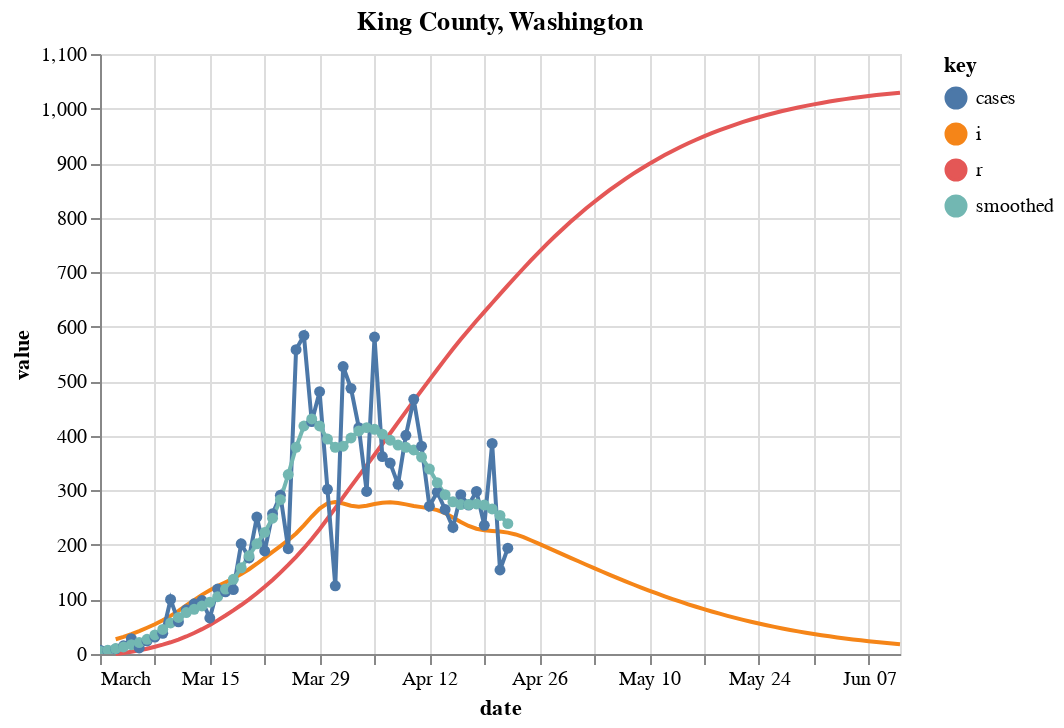

Notebook code for this chart:
### Code cell
fm = "prd_ets"
c = [county_state("King", "Washington")]
sir_df = county_sir(c, horizon=50, forecast_method=fm, fudge_factor=3)

# Plot forecast
fig, axes = plt.subplots(nrows=1, ncols=1, figsize=(1200/72,400/72))
fig.set_facecolor('w')
plot_rt_fc(sir_df, axes, c, forecast_method=fm)
plot_actuals_sir(sir_df, str(c[0].county + " County, " + c[0].state))

### Figure 1 — Vega-Lite specification as saved in the notebook (floating-point values rounded to 4 significant figures)
{"config": {"view": {"continuousWidth": 400, "continuousHeight": 300}}, "layer": [{"mark": "line", "encoding": {"color": {"type": "nominal", "field": "key"}, "x": {"type": "temporal", "field": "date"}, "y": {"type": "quantitative", "field": "value"}}, "title": "King County, Washington", "transform": [{"fold": ["i", "r"]}]}, {"mark": {"type": "line", "clip": true, "point": true}, "encoding": {"color": {"type": "nominal", "field": "key"}, "x": {"type": "temporal", "field": "date"}, "y": {"type": "quantitative", "field": "value"}}, "title": "King County, Washington", "transform": [{"fold": ["cases", "smoothed"]}]}], "data": {"name": "data-c58cf0da8280f6f352a1f245ae196ee8"}, "$schema": "https://vega.github.io/schema/vega-lite/v4.8.1.json", "datasets": {"data-c58cf0da8280f6f352a1f245ae196ee8": [{"date_str": "2020-03-01", "ML": 3.0, "Low_75": 1.3, "High_75": 5.44, "cases": 7.0, "smoothed": 5.0, "date": "2020-03-01T00:00:00", "fcst": 0.0, "prd_lin": 2.797, "prd_spln": 5.749, "prd_ets": null, "prd_loess": 3.388, "s": null, "i": null, "r": null, "b": null}, {"date_str": "2020-03-02", "ML": 3.12, "Low_75": 1.6, "High_75": 4.87, "cases": 6.0, "smoothed": 7.0, "date": "2020-03-02T00:00:00", "fcst": 0.0, "prd_lin": 2.75, "prd_spln": 4.558, "prd_ets": null, "prd_loess": 3.288, "s": null, "i": null, "r": null, "b": null}, {"date_str": "2020-03-03", "ML": 3.25, "Low_75": 1.83, "High_75": 4.63, "cases": 9.0, "smoothed": 10.0, "date": "2020-03-03T00:00:00", "fcst": 0.0, "prd_lin": 2.704, "prd_spln": 3.962, "prd_ets": null, "prd_loess": 3.19, "s": 19960.0, "i": 27.0, "r": 0.0, "b": 1.163e-05}, {"date_str": "2020-03-04", "ML": 3.13, "Low_75": 1.91, "High_75": 4.28, "cases": 15.0, "smoothed": 13.0, "date": "2020-03-04T00:00:00", "fcst": 0.0, "prd_lin": 2.657, "prd_spln": 3.578, "prd_ets": null, "prd_loess": 3.094, "s": 19950.0, "i": 31.34, "r": 1.929, "b": 1.163e-05}, {"date_str": "2020-03-05", "ML": 3.06, "Low_75": 1.99, "High_75": 4.05, "cases": 28.0, "smoothed": 17.0, "date": "2020-03-05T00:00:00", "fcst": 0.0, "prd_lin": 2.61, "prd_spln": 3.301, "prd_ets": null, "prd_loess": 3.0, "s": 19940.0, "i": 36.37, "r": 4.167, "b": 1.121e-05}, {"date_str": "2020-03-06", "ML": 2.89, "Low_75": 1.96, "High_75": 3.77, "cases": 11.0, "smoothed": 21.0, "date": "2020-03-06T00:00:00", "fcst": 0.0, "prd_lin": 2.563, "prd_spln": 3.087, "prd_ets": 2.857, "prd_loess": 2.908, "s": 19930.0, "i": 41.9, "r": 6.765, "b": 1.096e-05}, {"date_str": "2020-03-07", "ML": 2.86, "Low_75": 2.0, "High_75": 3.62, "cases": 24.0, "smoothed": 27.0, "date": "2020-03-07T00:00:00", "fcst": 0.0, "prd_lin": 2.516, "prd_spln": 2.914, "prd_ets": 2.753, "prd_loess": 2.818, "s": 19930.0, "i": 48.07, "r": 9.758, "b": 1.036e-05}, {"date_str": "2020-03-08", "ML": 2.84, "Low_75": 2.04, "High_75": 3.5, "cases": 31.0, "smoothed": 35.0, "date": "2020-03-08T00:00:00", "fcst": 0.0, "prd_lin": 2.469, "prd_spln": 2.767, "prd_ets": 2.737, "prd_loess": 2.729, "s": 19920.0, "i": 54.55, "r": 13.19, "b": 1.025e-05}, {"date_str": "2020-03-09", "ML": 2.82, "Low_75": 2.13, "High_75": 3.44, "cases": 38.0, "smoothed": 45.0, "date": "2020-03-09T00:00:00", "fcst": 0.0, "prd_lin": 2.422, "prd_spln": 2.64, "prd_ets": 2.73, "prd_loess": 2.643, "s": 19900.0, "i": 61.79, "r": 17.09, "b": 1.019e-05}, {"date_str": "2020-03-10", "ML": 2.77, "Low_75": 2.12, "High_75": 3.31, "cases": 100.0, "smoothed": 57.0, "date": "2020-03-10T00:00:00", "fcst": 0.0, "prd_lin": 2.375, "prd_spln": 2.526, "prd_ets": 2.721, "prd_loess": 2.558, "s": 19890.0, "i": 69.91, "r": 21.5, "b": 1.012e-05}, {"date_str": "2020-03-11", "ML": 2.56, "Low_75": 1.99, "High_75": 3.08, "cases": 59.0, "smoothed": 67.0, "date": "2020-03-11T00:00:00", "fcst": 0.0, "prd_lin": 2.328, "prd_spln": 2.423, "prd_ets": 2.68, "prd_loess": 2.476, "s": 19880.0, "i": 78.99, "r": 26.5, "b": 9.947e-06}, {"date_str": "2020-03-12", "ML": 2.35, "Low_75": 1.8, "High_75": 2.82, "cases": 81.0, "smoothed": 76.0, "date": "2020-03-12T00:00:00", "fcst": 0.0, "prd_lin": 2.282, "prd_spln": 2.329, "prd_ets": 2.473, "prd_loess": 2.395, "s": 19860.0, "i": 88.96, "r": 32.14, "b": 9.199e-06}, {"date_str": "2020-03-13", "ML": 2.09, "Low_75": 1.58, "High_75": 2.55, "cases": 92.0, "smoothed": 82.0, "date": "2020-03-13T00:00:00", "fcst": 0.0, "prd_lin": 2.235, "prd_spln": 2.241, "prd_ets": 2.266, "prd_loess": 2.316, "s": 19850.0, "i": 98.86, "r": 38.49, "b": 8.451e-06}, {"date_str": "2020-03-14", "ML": 1.91, "Low_75": 1.4, "High_75": 2.34, "cases": 98.0, "smoothed": 88.0, "date": "2020-03-14T00:00:00", "fcst": 0.0, "prd_lin": 2.188, "prd_spln": 2.159, "prd_ets": 2.007, "prd_loess": 2.239, "s": 19830.0, "i": 108.4, "r": 45.55, "b": 7.522e-06}, {"date_str": "2020-03-15", "ML": 1.79, "Low_75": 1.27, "High_75": 2.19, "cases": 66.0, "smoothed": 95.0, "date": "2020-03-15T00:00:00", "fcst": 0.0, "prd_lin": 2.141, "prd_spln": 2.082, "prd_ets": 1.831, "prd_loess": 2.164, "s": 19810.0, "i": 116.8, "r": 53.3, "b": 6.88e-06}, {"date_str": "2020-03-16", "ML": 1.76, "Low_75": 1.29, "High_75": 2.18, "cases": 119.0, "smoothed": 105.0, "date": "2020-03-16T00:00:00", "fcst": 0.0, "prd_lin": 2.094, "prd_spln": 2.009, "prd_ets": 1.715, "prd_loess": 2.09, "s": 19800.0, "i": 124.4, "r": 61.64, "b": 6.453e-06}, {"date_str": "2020-03-17", "ML": 1.8, "Low_75": 1.31, "High_75": 2.18, "cases": 114.0, "smoothed": 119.0, "date": "2020-03-17T00:00:00", "fcst": 0.0, "prd_lin": 2.047, "prd_spln": 1.941, "prd_ets": 1.693, "prd_loess": 2.018, "s": 19780.0, "i": 131.4, "r": 70.52, "b": 6.35e-06}, {"date_str": "2020-03-18", "ML": 1.86, "Low_75": 1.43, "High_75": 2.26, "cases": 118.0, "smoothed": 137.0, "date": "2020-03-18T00:00:00", "fcst": 0.0, "prd_lin": 2.0, "prd_spln": 1.875, "prd_ets": 1.741, "prd_loess": 1.948, "s": 19760.0, "i": 138.5, "r": 79.91, "b": 6.5e-06}, {"date_str": "2020-03-19", "ML": 1.91, "Low_75": 1.47, "High_75": 2.27, "cases": 202.0, "smoothed": 158.0, "date": "2020-03-19T00:00:00", "fcst": 0.0, "prd_lin": 1.953, "prd_spln": 1.813, "prd_ets": 1.809, "prd_loess": 1.88, "s": 19750.0, "i": 146.4, "r": 89.8, "b": 6.722e-06}, {"date_str": "2020-03-20", "ML": 1.91, "Low_75": 1.52, "High_75": 2.28, "cases": 176.0, "smoothed": 180.0, "date": "2020-03-20T00:00:00", "fcst": 0.0, "prd_lin": 1.906, "prd_spln": 1.753, "prd_ets": 1.866, "prd_loess": 1.814, "s": 19730.0, "i": 155.4, "r": 100.3, "b": 6.909e-06}, {"date_str": "2020-03-21", "ML": 1.87, "Low_75": 1.48, "High_75": 2.21, "cases": 251.0, "smoothed": 202.0, "date": "2020-03-21T00:00:00", "fcst": 0.0, "prd_lin": 1.86, "prd_spln": 1.696, "prd_ets": 1.871, "prd_loess": 1.75, "s": 19710.0, "i": 165.5, "r": 111.4, "b": 6.916e-06}, {"date_str": "2020-03-22", "ML": 1.79, "Low_75": 1.39, "High_75": 2.1, "cases": 189.0, "smoothed": 223.0, "date": "2020-03-22T00:00:00", "fcst": 0.0, "prd_lin": 1.813, "prd_spln": 1.641, "prd_ets": 1.834, "prd_loess": 1.687, "s": 19680.0, "i": 176.2, "r": 123.2, "b": 6.778e-06}, {"date_str": "2020-03-23", "ML": 1.78, "Low_75": 1.42, "High_75": 2.1, "cases": 257.0, "smoothed": 249.0, "date": "2020-03-23T00:00:00", "fcst": 0.0, "prd_lin": 1.766, "prd_spln": 1.588, "prd_ets": 1.756, "prd_loess": 1.627, "s": 19660.0, "i": 187.1, "r": 135.8, "b": 6.496e-06}, {"date_str": "2020-03-24", "ML": 1.83, "Low_75": 1.46, "High_75": 2.12, "cases": 291.0, "smoothed": 283.0, "date": "2020-03-24T00:00:00", "fcst": 0.0, "prd_lin": 1.719, "prd_spln": 1.537, "prd_ets": 1.749, "prd_loess": 1.568, "s": 19640.0, "i": 197.7, "r": 149.1, "b": 6.467e-06}, {"date_str": "2020-03-25", "ML": 1.94, "Low_75": 1.58, "High_75": 2.21, "cases": 193.0, "smoothed": 329.0, "date": "2020-03-25T00:00:00", "fcst": 0.0, "prd_lin": 1.672, "prd_spln": 1.488, "prd_ets": 1.804, "prd_loess": 1.511, "s": 19610.0, "i": 208.6, "r": 163.2, "b": 6.657e-06}, {"date_str": "2020-03-26", "ML": 1.97, "Low_75": 1.62, "High_75": 2.22, "cases": 558.0, "smoothed": 379.0, "date": "2020-03-26T00:00:00", "fcst": 0.0, "prd_lin": 1.625, "prd_spln": 1.441, "prd_ets": 1.92, "prd_loess": 1.457, "s": 19580.0, "i": 221.0, "r": 178.1, "b": 7.066e-06}, {"date_str": "2020-03-27", "ML": 1.82, "Low_75": 1.51, "High_75": 2.08, "cases": 584.0, "smoothed": 418.0, "date": "2020-03-27T00:00:00", "fcst": 0.0, "prd_lin": 1.578, "prd_spln": 1.396, "prd_ets": 1.953, "prd_loess": 1.405, "s": 19550.0, "i": 235.8, "r": 193.9, "b": 7.185e-06}, {"date_str": "2020-03-28", "ML": 1.5, "Low_75": 1.18, "High_75": 1.74, "cases": 426.0, "smoothed": 431.0, "date": "2020-03-28T00:00:00", "fcst": 0.0, "prd_lin": 1.531, "prd_spln": 1.351, "prd_ets": 1.8, "prd_loess": 1.355, "s": 19520.0, "i": 252.0, "r": 210.8, "b": 6.648e-06}, {"date_str": "2020-03-29", "ML": 1.13, "Low_75": 0.82, "High_75": 1.38, "cases": 481.0, "smoothed": 418.0, "date": "2020-03-29T00:00:00", "fcst": 0.0, "prd_lin": 1.484, "prd_spln": 1.309, "prd_ets": 1.473, "prd_loess": 1.308, "s": 19490.0, "i": 266.8, "r": 228.8, "b": 5.489e-06}, {"date_str": "2020-03-30", "ML": 0.86, "Low_75": 0.54, "High_75": 1.11, "cases": 302.0, "smoothed": 394.0, "date": "2020-03-30T00:00:00", "fcst": 0.0, "prd_lin": 1.438, "prd_spln": 1.268, "prd_ets": 1.094, "prd_loess": 1.26, "s": 19460.0, "i": 276.2, "r": 247.8, "b": 4.142e-06}, {"date_str": "2020-03-31", "ML": 0.79, "Low_75": 0.48, "High_75": 1.06, "cases": 125.0, "smoothed": 379.0, "date": "2020-03-31T00:00:00", "fcst": 0.0, "prd_lin": 1.391, "prd_spln": 1.228, "prd_ets": 0.8195, "prd_loess": 1.212, "s": 19440.0, "i": 278.8, "r": 267.6, "b": 3.157e-06}, {"date_str": "2020-04-01", "ML": 0.91, "Low_75": 0.58, "High_75": 1.17, "cases": 527.0, "smoothed": 381.0, "date": "2020-04-01T00:00:00", "fcst": 0.0, "prd_lin": 1.344, "prd_spln": 1.189, "prd_ets": 0.7517, "prd_loess": 1.166, "s": 19420.0, "i": 276.0, "r": 287.5, "b": 2.903e-06}, {"date_str": "2020-04-02", "ML": 1.09, "Low_75": 0.79, "High_75": 1.37, "cases": 487.0, "smoothed": 396.0, "date": "2020-04-02T00:00:00", "fcst": 0.0, "prd_lin": 1.297, "prd_spln": 1.151, "prd_ets": 0.8796, "prd_loess": 1.123, "s": 19400.0, "i": 271.8, "r": 307.2, "b": 3.347e-06}, {"date_str": "2020-04-03", "ML": 1.16, "Low_75": 0.82, "High_75": 1.4, "cases": 415.0, "smoothed": 409.0, "date": "2020-04-03T00:00:00", "fcst": 0.0, "prd_lin": 1.25, "prd_spln": 1.115, "prd_ets": 1.068, "prd_loess": 1.083, "s": 19390.0, "i": 270.0, "r": 326.6, "b": 4.012e-06}, {"date_str": "2020-04-04", "ML": 1.13, "Low_75": 0.81, "High_75": 1.38, "cases": 298.0, "smoothed": 415.0, "date": "2020-04-04T00:00:00", "fcst": 0.0, "prd_lin": 1.203, "prd_spln": 1.08, "prd_ets": 1.143, "prd_loess": 1.045, "s": 19370.0, "i": 271.8, "r": 345.9, "b": 4.274e-06}, {"date_str": "2020-04-05", "ML": 1.04, "Low_75": 0.72, "High_75": 1.29, "cases": 581.0, "smoothed": 412.0, "date": "2020-04-05T00:00:00", "fcst": 0.0, "prd_lin": 1.156, "prd_spln": 1.046, "prd_ets": 1.114, "prd_loess": 1.009, "s": 19340.0, "i": 274.8, "r": 365.3, "b": 4.168e-06}, {"date_str": "2020-04-06", "ML": 0.94, "Low_75": 0.63, "High_75": 1.2, "cases": 362.0, "smoothed": 403.0, "date": "2020-04-06T00:00:00", "fcst": 0.0, "prd_lin": 1.109, "prd_spln": 1.014, "prd_ets": 1.023, "prd_loess": 0.9751, "s": 19320.0, "i": 277.4, "r": 384.9, "b": 3.84e-06}, {"date_str": "2020-04-07", "ML": 0.87, "Low_75": 0.54, "High_75": 1.12, "cases": 350.0, "smoothed": 392.0, "date": "2020-04-07T00:00:00", "fcst": 0.0, "prd_lin": 1.062, "prd_spln": 0.982, "prd_ets": 0.9216, "prd_loess": 0.9435, "s": 19300.0, "i": 278.1, "r": 404.7, "b": 3.475e-06}, {"date_str": "2020-04-08", "ML": 0.85, "Low_75": 0.55, "High_75": 1.13, "cases": 311.0, "smoothed": 383.0, "date": "2020-04-08T00:00:00", "fcst": 0.0, "prd_lin": 1.016, "prd_spln": 0.9515, "prd_ets": 0.8514, "prd_loess": 0.914, "s": 19280.0, "i": 276.9, "r": 424.6, "b": 3.22e-06}, {"date_str": "2020-04-09", "ML": 0.89, "Low_75": 0.55, "High_75": 1.14, "cases": 401.0, "smoothed": 379.0, "date": "2020-04-09T00:00:00", "fcst": 0.0, "prd_lin": 0.9687, "prd_spln": 0.922, "prd_ets": 0.8328, "prd_loess": 0.8867, "s": 19260.0, "i": 274.3, "r": 444.4, "b": 3.149e-06}, {"date_str": "2020-04-10", "ML": 0.9, "Low_75": 0.57, "High_75": 1.16, "cases": 467.0, "smoothed": 374.0, "date": "2020-04-10T00:00:00", "fcst": 0.0, "prd_lin": 0.9218, "prd_spln": 0.8934, "prd_ets": 0.8759, "prd_loess": 0.8614, "s": 19250.0, "i": 271.4, "r": 464.0, "b": 3.3e-06}, {"date_str": "2020-04-11", "ML": 0.82, "Low_75": 0.52, "High_75": 1.11, "cases": 381.0, "smoothed": 361.0, "date": "2020-04-11T00:00:00", "fcst": 0.0, "prd_lin": 0.8749, "prd_spln": 0.8658, "prd_ets": 0.8878, "prd_loess": 0.8383, "s": 19230.0, "i": 269.2, "r": 483.4, "b": 3.34e-06}, {"date_str": "2020-04-12", "ML": 0.7, "Low_75": 0.37, "High_75": 0.97, "cases": 271.0, "smoothed": 339.0, "date": "2020-04-12T00:00:00", "fcst": 0.0, "prd_lin": 0.828, "prd_spln": 0.8391, "prd_ets": 0.8066, "prd_loess": 0.8173, "s": 19210.0, "i": 267.3, "r": 502.6, "b": 3.046e-06}, {"date_str": "2020-04-13", "ML": 0.58, "Low_75": 0.23, "High_75": 0.84, "cases": 297.0, "smoothed": 314.0, "date": "2020-04-13T00:00:00", "fcst": 0.0, "prd_lin": 0.7811, "prd_spln": 0.8133, "prd_ets": 0.6843, "prd_loess": 0.7985, "s": 19200.0, "i": 263.8, "r": 521.7, "b": 2.602e-06}, {"date_str": "2020-04-14", "ML": 0.53, "Low_75": 0.2, "High_75": 0.81, "cases": 265.0, "smoothed": 292.0, "date": "2020-04-14T00:00:00", "fcst": 0.0, "prd_lin": 0.7343, "prd_spln": 0.7883, "prd_ets": 0.5623, "prd_loess": 0.7817, "s": 19180.0, "i": 258.2, "r": 540.5, "b": 2.158e-06}, {"date_str": "2020-04-15", "ML": 0.58, "Low_75": 0.25, "High_75": 0.88, "cases": 232.0, "smoothed": 279.0, "date": "2020-04-15T00:00:00", "fcst": 0.0, "prd_lin": 0.6874, "prd_spln": 0.7642, "prd_ets": 0.5126, "prd_loess": 0.7671, "s": 19170.0, "i": 250.4, "r": 559.0, "b": 1.973e-06}, {"date_str": "2020-04-16", "ML": 0.7, "Low_75": 0.36, "High_75": 1.01, "cases": 292.0, "smoothed": 274.0, "date": "2020-04-16T00:00:00", "fcst": 0.0, "prd_lin": 0.6405, "prd_spln": 0.7408, "prd_ets": 0.5661, "prd_loess": 0.7546, "s": 19160.0, "i": 242.0, "r": 576.9, "b": 2.161e-06}, {"date_str": "2020-04-17", "ML": 0.83, "Low_75": 0.46, "High_75": 1.12, "cases": 273.0, "smoothed": 274.0, "date": "2020-04-17T00:00:00", "fcst": 0.0, "prd_lin": 0.5936, "prd_spln": 0.7181, "prd_ets": 0.6913, "prd_loess": 0.7443, "s": 19150.0, "i": 234.7, "r": 594.2, "b": 2.609e-06}, {"date_str": "2020-04-18", "ML": 0.92, "Low_75": 0.54, "High_75": 1.2, "cases": 298.0, "smoothed": 275.0, "date": "2020-04-18T00:00:00", "fcst": 0.0, "prd_lin": 0.5467, "prd_spln": 0.6962, "prd_ets": 0.8263, "prd_loess": 0.7361, "s": 19140.0, "i": 229.7, "r": 610.9, "b": 3.095e-06}, {"date_str": "2020-04-19", "ML": 0.93, "Low_75": 0.55, "High_75": 1.21, "cases": 236.0, "smoothed": 273.0, "date": "2020-04-19T00:00:00", "fcst": 0.0, "prd_lin": 0.4998, "prd_spln": 0.6749, "prd_ets": 0.9195, "prd_loess": 0.7301, "s": 19130.0, "i": 226.9, "r": 627.3, "b": 3.433e-06}, {"date_str": "2020-04-20", "ML": 0.88, "Low_75": 0.5, "High_75": 1.16, "cases": 386.0, "smoothed": 266.0, "date": "2020-04-20T00:00:00", "fcst": 0.0, "prd_lin": 0.4529, "prd_spln": 0.6543, "prd_ets": 0.9299, "prd_loess": 0.7263, "s": 19110.0, "i": 225.6, "r": 643.5, "b": 3.473e-06}, {"date_str": "2020-04-21", "ML": 0.79, "Low_75": 0.44, "High_75": 1.1, "cases": 154.0, "smoothed": 254.0, "date": "2020-04-21T00:00:00", "fcst": 0.0, "prd_lin": 0.406, "prd_spln": 0.6343, "prd_ets": 0.8784, "prd_loess": 0.7247, "s": 19100.0, "i": 224.5, "r": 659.7, "b": 3.289e-06}, {"date_str": "2020-04-22", "ML": 0.69, "Low_75": 0.32, "High_75": 0.99, "cases": 194.0, "smoothed": 239.0, "date": "2020-04-22T00:00:00", "fcst": 0.0, "prd_lin": 0.2653, "prd_spln": 0.615, "prd_ets": 0.7857, "prd_loess": 0.7253, "s": 19080.0, "i": 222.5, "r": 675.7, "b": 2.955e-06}, {"date_str": "2020-04-23", "ML": null, "Low_75": null, "High_75": null, "cases": null, "smoothed": null, "date": "2020-04-23T00:00:00", "fcst": 1.0, "prd_lin": 0.2431, "prd_spln": 0.5962, "prd_ets": 0.6831, "prd_loess": 0.728, "s": 19070.0, "i": 219.2, "r": 691.6, "b": 2.582e-06}, {"date_str": "2020-04-24", "ML": null, "Low_75": null, "High_75": null, "cases": null, "smoothed": null, "date": "2020-04-24T00:00:00", "fcst": 1.0, "prd_lin": 0.221, "prd_spln": 0.578, "prd_ets": 0.6767, "prd_loess": 0.733, "s": 19060.0, "i": 214.3, "r": 707.2, "b": 2.233e-06}, {"date_str": "2020-04-25", "ML": null, "Low_75": null, "High_75": null, "cases": null, "smoothed": null, "date": "2020-04-25T00:00:00", "fcst": 1.0, "prd_lin": 0.1991, "prd_spln": 0.5603, "prd_ets": 0.6708, "prd_loess": 0.7402, "s": 19050.0, "i": 208.1, "r": 722.5, "b": 2.166e-06}, {"date_str": "2020-04-26", "ML": null, "Low_75": null, "High_75": null, "cases": null, "smoothed": null, "date": "2020-04-26T00:00:00", "fcst": 1.0, "prd_lin": 0.1776, "prd_spln": 0.5431, "prd_ets": 0.6653, "prd_loess": 0.7495, "s": 19040.0, "i": 201.9, "r": 737.4, "b": 2.101e-06}, {"date_str": "2020-04-27", "ML": null, "Low_75": null, "High_75": null, "cases": null, "smoothed": null, "date": "2020-04-27T00:00:00", "fcst": 1.0, "prd_lin": 0.1565, "prd_spln": 0.5264, "prd_ets": 0.6603, "prd_loess": 0.761, "s": 19040.0, "i": 195.5, "r": 751.8, "b": 2.037e-06}, {"date_str": "2020-04-28", "ML": null, "Low_75": null, "High_75": null, "cases": null, "smoothed": null, "date": "2020-04-28T00:00:00", "fcst": 1.0, "prd_lin": 0.136, "prd_spln": 0.5102, "prd_ets": 0.6557, "prd_loess": 0.7747, "s": 19030.0, "i": 189.1, "r": 765.8, "b": 1.975e-06}, {"date_str": "2020-04-29", "ML": null, "Low_75": null, "High_75": null, "cases": null, "smoothed": null, "date": "2020-04-29T00:00:00", "fcst": 1.0, "prd_lin": 0.1163, "prd_spln": 0.4944, "prd_ets": 0.6514, "prd_loess": 0.7906, "s": 19020.0, "i": 182.7, "r": 779.3, "b": 1.915e-06}, {"date_str": "2020-04-30", "ML": null, "Low_75": null, "High_75": null, "cases": null, "smoothed": null, "date": "2020-04-30T00:00:00", "fcst": 1.0, "prd_lin": 0.0973, "prd_spln": 0.479, "prd_ets": 0.6474, "prd_loess": 0.8087, "s": 19010.0, "i": 176.3, "r": 792.4, "b": 1.857e-06}, {"date_str": "2020-05-01", "ML": null, "Low_75": null, "High_75": null, "cases": null, "smoothed": null, "date": "2020-05-01T00:00:00", "fcst": 1.0, "prd_lin": 0.07929, "prd_spln": 0.4641, "prd_ets": 0.6438, "prd_loess": 0.829, "s": 19010.0, "i": 170.0, "r": 805.0, "b": 1.799e-06}, {"date_str": "2020-05-02", "ML": null, "Low_75": null, "High_75": null, "cases": null, "smoothed": null, "date": "2020-05-02T00:00:00", "fcst": 1.0, "prd_lin": 0.06233, "prd_spln": 0.4495, "prd_ets": 0.6404, "prd_loess": 0.8514, "s": 19000.0, "i": 163.6, "r": 817.1, "b": 1.744e-06}, {"date_str": "2020-05-03", "ML": null, "Low_75": null, "High_75": null, "cases": null, "smoothed": null, "date": "2020-05-03T00:00:00", "fcst": 1.0, "prd_lin": 0.04654, "prd_spln": 0.4353, "prd_ets": 0.6373, "prd_loess": 0.876, "s": 19000.0, "i": 157.4, "r": 828.8, "b": 1.69e-06}, {"date_str": "2020-05-04", "ML": null, "Low_75": null, "High_75": null, "cases": null, "smoothed": null, "date": "2020-05-04T00:00:00", "fcst": 1.0, "prd_lin": 0.03204, "prd_spln": 0.4214, "prd_ets": 0.6345, "prd_loess": 0.9027, "s": 18990.0, "i": 151.2, "r": 840.0, "b": 1.637e-06}, {"date_str": "2020-05-05", "ML": null, "Low_75": null, "High_75": null, "cases": null, "smoothed": null, "date": "2020-05-05T00:00:00", "fcst": 1.0, "prd_lin": 0.01895, "prd_spln": 0.4079, "prd_ets": 0.6319, "prd_loess": 0.9316, "s": 18990.0, "i": 145.1, "r": 850.8, "b": 1.585e-06}, {"date_str": "2020-05-06", "ML": null, "Low_75": null, "High_75": null, "cases": null, "smoothed": null, "date": "2020-05-06T00:00:00", "fcst": 1.0, "prd_lin": 0.007384, "prd_spln": 0.3947, "prd_ets": 0.6294, "prd_loess": 0.9627, "s": 18980.0, "i": 139.1, "r": 861.2, "b": 1.534e-06}, {"date_str": "2020-05-07", "ML": null, "Low_75": null, "High_75": null, "cases": null, "smoothed": null, "date": "2020-05-07T00:00:00", "fcst": 1.0, "prd_lin": -0.002543, "prd_spln": 0.3818, "prd_ets": 0.6272, "prd_loess": 0.996, "s": 18980.0, "i": 133.2, "r": 871.1, "b": 1.485e-06}, {"date_str": "2020-05-08", "ML": null, "Low_75": null, "High_75": null, "cases": null, "smoothed": null, "date": "2020-05-08T00:00:00", "fcst": 1.0, "prd_lin": -0.01071, "prd_spln": 0.3693, "prd_ets": 0.6251, "prd_loess": 1.031, "s": 18970.0, "i": 127.4, "r": 880.6, "b": 1.437e-06}, {"date_str": "2020-05-09", "ML": null, "Low_75": null, "High_75": null, "cases": null, "smoothed": null, "date": "2020-05-09T00:00:00", "fcst": 1.0, "prd_lin": -0.01701, "prd_spln": 0.357, "prd_ets": 0.6232, "prd_loess": 1.069, "s": 18970.0, "i": 121.8, "r": 889.7, "b": 1.39e-06}, {"date_str": "2020-05-10", "ML": null, "Low_75": null, "High_75": null, "cases": null, "smoothed": null, "date": "2020-05-10T00:00:00", "fcst": 1.0, "prd_lin": -0.02142, "prd_spln": 0.345, "prd_ets": 0.6214, "prd_loess": 1.109, "s": 18970.0, "i": 116.3, "r": 898.4, "b": 1.344e-06}, {"date_str": "2020-05-11", "ML": null, "Low_75": null, "High_75": null, "cases": null, "smoothed": null, "date": "2020-05-11T00:00:00", "fcst": 1.0, "prd_lin": -0.0241, "prd_spln": 0.3333, "prd_ets": 0.6198, "prd_loess": 1.15, "s": 18970.0, "i": 111.0, "r": 906.7, "b": 1.299e-06}, {"date_str": "2020-05-12", "ML": null, "Low_75": null, "High_75": null, "cases": null, "smoothed": null, "date": "2020-05-12T00:00:00", "fcst": 1.0, "prd_lin": -0.02524, "prd_spln": 0.3219, "prd_ets": 0.6183, "prd_loess": 1.194, "s": 18960.0, "i": 105.8, "r": 914.7, "b": 1.255e-06}, {"date_str": "2020-05-13", "ML": null, "Low_75": null, "High_75": null, "cases": null, "smoothed": null, "date": "2020-05-13T00:00:00", "fcst": 1.0, "prd_lin": -0.02499, "prd_spln": 0.3107, "prd_ets": 0.6169, "prd_loess": 1.241, "s": 18960.0, "i": 100.8, "r": 922.2, "b": 1.212e-06}, {"date_str": "2020-05-14", "ML": null, "Low_75": null, "High_75": null, "cases": null, "smoothed": null, "date": "2020-05-14T00:00:00", "fcst": 1.0, "prd_lin": -0.02352, "prd_spln": 0.2997, "prd_ets": 0.6156, "prd_loess": 1.289, "s": 18960.0, "i": 95.87, "r": 929.4, "b": 1.17e-06}, {"date_str": "2020-05-15", "ML": null, "Low_75": null, "High_75": null, "cases": null, "smoothed": null, "date": "2020-05-15T00:00:00", "fcst": 1.0, "prd_lin": -0.02102, "prd_spln": 0.289, "prd_ets": 0.6145, "prd_loess": 1.339, "s": 18960.0, "i": 91.15, "r": 936.3, "b": 1.129e-06}, {"date_str": "2020-05-16", "ML": null, "Low_75": null, "High_75": null, "cases": null, "smoothed": null, "date": "2020-05-16T00:00:00", "fcst": 1.0, "prd_lin": -0.01765, "prd_spln": 0.2785, "prd_ets": 0.6134, "prd_loess": 1.392, "s": 18950.0, "i": 86.59, "r": 942.8, "b": 1.089e-06}, {"date_str": "2020-05-17", "ML": null, "Low_75": null, "High_75": null, "cases": null, "smoothed": null, "date": "2020-05-17T00:00:00", "fcst": 1.0, "prd_lin": -0.01358, "prd_spln": 0.2682, "prd_ets": 0.6124, "prd_loess": 1.446, "s": 18950.0, "i": 82.19, "r": 949.0, "b": 1.049e-06}, {"date_str": "2020-05-18", "ML": null, "Low_75": null, "High_75": null, "cases": null, "smoothed": null, "date": "2020-05-18T00:00:00", "fcst": 1.0, "prd_lin": -0.008981, "prd_spln": 0.2581, "prd_ets": 0.6114, "prd_loess": 1.503, "s": 18950.0, "i": 77.96, "r": 954.8, "b": 1.011e-06}, {"date_str": "2020-05-19", "ML": null, "Low_75": null, "High_75": null, "cases": null, "smoothed": null, "date": "2020-05-19T00:00:00", "fcst": 1.0, "prd_lin": -0.004028, "prd_spln": 0.2483, "prd_ets": 0.6106, "prd_loess": 1.562, "s": 18950.0, "i": 73.88, "r": 960.4, "b": 9.73e-07}, {"date_str": "2020-05-20", "ML": null, "Low_75": null, "High_75": null, "cases": null, "smoothed": null, "date": "2020-05-20T00:00:00", "fcst": 1.0, "prd_lin": 0.001109, "prd_spln": 0.2386, "prd_ets": 0.6098, "prd_loess": 1.623, "s": 18950.0, "i": 69.97, "r": 965.7, "b": 9.359e-07}, {"date_str": "2020-05-21", "ML": null, "Low_75": null, "High_75": null, "cases": null, "smoothed": null, "date": "2020-05-21T00:00:00", "fcst": 1.0, "prd_lin": 0.00626, "prd_spln": 0.2291, "prd_ets": 0.6091, "prd_loess": 1.686, "s": 18950.0, "i": 66.21, "r": 970.7, "b": 8.995e-07}, {"date_str": "2020-05-22", "ML": null, "Low_75": null, "High_75": null, "cases": null, "smoothed": null, "date": "2020-05-22T00:00:00", "fcst": 1.0, "prd_lin": 0.01125, "prd_spln": 0.2199, "prd_ets": 0.6084, "prd_loess": 1.751, "s": 18940.0, "i": 62.61, "r": 975.4, "b": 8.639e-07}, {"date_str": "2020-05-23", "ML": null, "Low_75": null, "High_75": null, "cases": null, "smoothed": null, "date": "2020-05-23T00:00:00", "fcst": 1.0, "prd_lin": 0.01592, "prd_spln": 0.2107, "prd_ets": 0.6078, "prd_loess": 1.819, "s": 18940.0, "i": 59.16, "r": 979.9, "b": 8.289e-07}, {"date_str": "2020-05-24", "ML": null, "Low_75": null, "High_75": null, "cases": null, "smoothed": null, "date": "2020-05-24T00:00:00", "fcst": 1.0, "prd_lin": 0.02008, "prd_spln": 0.2018, "prd_ets": 0.6072, "prd_loess": 1.888, "s": 18940.0, "i": 55.86, "r": 984.1, "b": 7.946e-07}, {"date_str": "2020-05-25", "ML": null, "Low_75": null, "High_75": null, "cases": null, "smoothed": null, "date": "2020-05-25T00:00:00", "fcst": 1.0, "prd_lin": 0.02357, "prd_spln": 0.1931, "prd_ets": 0.6067, "prd_loess": 1.96, "s": 18940.0, "i": 52.72, "r": 988.1, "b": 7.61e-07}, {"date_str": "2020-05-26", "ML": null, "Low_75": null, "High_75": null, "cases": null, "smoothed": null, "date": "2020-05-26T00:00:00", "fcst": 1.0, "prd_lin": 0.02623, "prd_spln": 0.1845, "prd_ets": 0.6062, "prd_loess": 2.034, "s": 18940.0, "i": 49.71, "r": 991.9, "b": 7.28e-07}, {"date_str": "2020-05-27", "ML": null, "Low_75": null, "High_75": null, "cases": null, "smoothed": null, "date": "2020-05-27T00:00:00", "fcst": 1.0, "prd_lin": 0.02803, "prd_spln": 0.176, "prd_ets": 0.6058, "prd_loess": 2.109, "s": 18940.0, "i": 46.84, "r": 995.4, "b": 6.956e-07}, {"date_str": "2020-05-28", "ML": null, "Low_75": null, "High_75": null, "cases": null, "smoothed": null, "date": "2020-05-28T00:00:00", "fcst": 1.0, "prd_lin": 0.02901, "prd_spln": 0.1677, "prd_ets": 0.6053, "prd_loess": 2.187, "s": 18940.0, "i": 44.12, "r": 998.8, "b": 6.638e-07}, {"date_str": "2020-05-29", "ML": null, "Low_75": null, "High_75": null, "cases": null, "smoothed": null, "date": "2020-05-29T00:00:00", "fcst": 1.0, "prd_lin": 0.02925, "prd_spln": 0.1596, "prd_ets": 0.605, "prd_loess": 2.267, "s": 18940.0, "i": 41.52, "r": 1002.0, "b": 6.326e-07}, {"date_str": "2020-05-30", "ML": null, "Low_75": null, "High_75": null, "cases": null, "smoothed": null, "date": "2020-05-30T00:00:00", "fcst": 1.0, "prd_lin": 0.02878, "prd_spln": 0.1516, "prd_ets": 0.6046, "prd_loess": 2.349, "s": 18940.0, "i": 39.05, "r": 1005.0, "b": 6.019e-07}, {"date_str": "2020-05-31", "ML": null, "Low_75": null, "High_75": null, "cases": null, "smoothed": null, "date": "2020-05-31T00:00:00", "fcst": 1.0, "prd_lin": 0.02766, "prd_spln": 0.1438, "prd_ets": 0.6043, "prd_loess": 2.434, "s": 18940.0, "i": 36.71, "r": 1008.0, "b": 5.718e-07}, {"date_str": "2020-06-01", "ML": null, "Low_75": null, "High_75": null, "cases": null, "smoothed": null, "date": "2020-06-01T00:00:00", "fcst": 1.0, "prd_lin": 0.02594, "prd_spln": 0.1361, "prd_ets": 0.604, "prd_loess": 2.52, "s": 18940.0, "i": 34.48, "r": 1010.0, "b": 5.423e-07}, {"date_str": "2020-06-02", "ML": null, "Low_75": null, "High_75": null, "cases": null, "smoothed": null, "date": "2020-06-02T00:00:00", "fcst": 1.0, "prd_lin": 0.02369, "prd_spln": 0.1285, "prd_ets": 0.6037, "prd_loess": 2.608, "s": 18940.0, "i": 32.37, "r": 1013.0, "b": 5.132e-07}, {"date_str": "2020-06-03", "ML": null, "Low_75": null, "High_75": null, "cases": null, "smoothed": null, "date": "2020-06-03T00:00:00", "fcst": 1.0, "prd_lin": 0.02095, "prd_spln": 0.121, "prd_ets": 0.6034, "prd_loess": 2.699, "s": 18940.0, "i": 30.38, "r": 1015.0, "b": 4.846e-07}, {"date_str": "2020-06-04", "ML": null, "Low_75": null, "High_75": null, "cases": null, "smoothed": null, "date": "2020-06-04T00:00:00", "fcst": 1.0, "prd_lin": 0.01778, "prd_spln": 0.1137, "prd_ets": 0.6032, "prd_loess": 2.792, "s": 18940.0, "i": 28.48, "r": 1017.0, "b": 4.566e-07}, {"date_str": "2020-06-05", "ML": null, "Low_75": null, "High_75": null, "cases": null, "smoothed": null, "date": "2020-06-05T00:00:00", "fcst": 1.0, "prd_lin": 0.01423, "prd_spln": 0.1065, "prd_ets": 0.603, "prd_loess": 2.886, "s": 18940.0, "i": 26.7, "r": 1019.0, "b": 4.29e-07}, {"date_str": "2020-06-06", "ML": null, "Low_75": null, "High_75": null, "cases": null, "smoothed": null, "date": "2020-06-06T00:00:00", "fcst": 1.0, "prd_lin": 0.01036, "prd_spln": 0.09945, "prd_ets": 0.6028, "prd_loess": 2.983, "s": 18940.0, "i": 25.01, "r": 1021.0, "b": 4.018e-07}, {"date_str": "2020-06-07", "ML": null, "Low_75": null, "High_75": null, "cases": null, "smoothed": null, "date": "2020-06-07T00:00:00", "fcst": 1.0, "prd_lin": 0.00622, "prd_spln": 0.09249, "prd_ets": 0.6026, "prd_loess": 3.082, "s": 18940.0, "i": 23.41, "r": 1023.0, "b": 3.751e-07}, {"date_str": "2020-06-08", "ML": null, "Low_75": null, "High_75": null, "cases": null, "smoothed": null, "date": "2020-06-08T00:00:00", "fcst": 1.0, "prd_lin": 0.001862, "prd_spln": 0.08564, "prd_ets": 0.6024, "prd_loess": 3.183, "s": 18940.0, "i": 21.9, "r": 1025.0, "b": 3.489e-07}, {"date_str": "2020-06-09", "ML": null, "Low_75": null, "High_75": null, "cases": null, "smoothed": null, "date": "2020-06-09T00:00:00", "fcst": 1.0, "prd_lin": -0.002658, "prd_spln": 0.07891, "prd_ets": 0.6023, "prd_loess": 3.286, "s": 18940.0, "i": 20.48, "r": 1026.0, "b": 3.231e-07}, {"date_str": "2020-06-10", "ML": null, "Low_75": null, "High_75": null, "cases": null, "smoothed": null, "date": "2020-06-10T00:00:00", "fcst": 1.0, "prd_lin": -0.007287, "prd_spln": 0.07228, "prd_ets": 0.6021, "prd_loess": 3.391, "s": 18940.0, "i": 19.15, "r": 1028.0, "b": 2.976e-07}, {"date_str": "2020-06-11", "ML": null, "Low_75": null, "High_75": null, "cases": null, "smoothed": null, "date": "2020-06-11T00:00:00", "fcst": 1.0, "prd_lin": -0.01197, "prd_spln": 0.06575, "prd_ets": 0.602, "prd_loess": 3.498, "s": 18940.0, "i": 17.89, "r": 1029.0, "b": 2.726e-07}]}}
